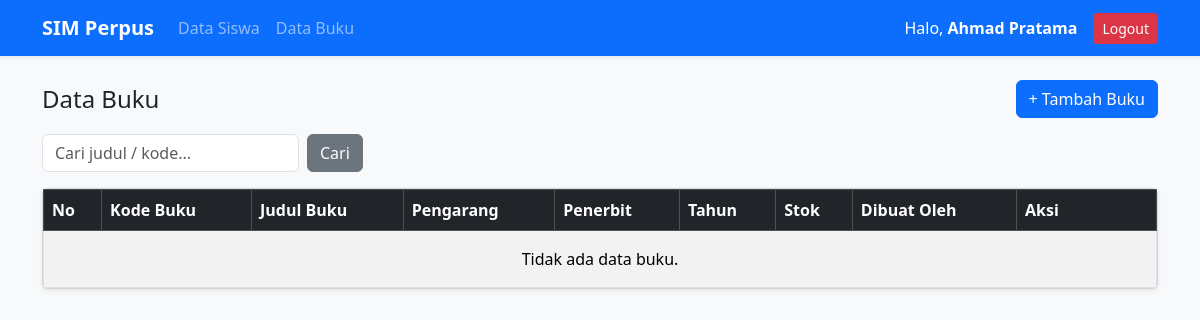
The app's page /buku.php (signed in), older data.
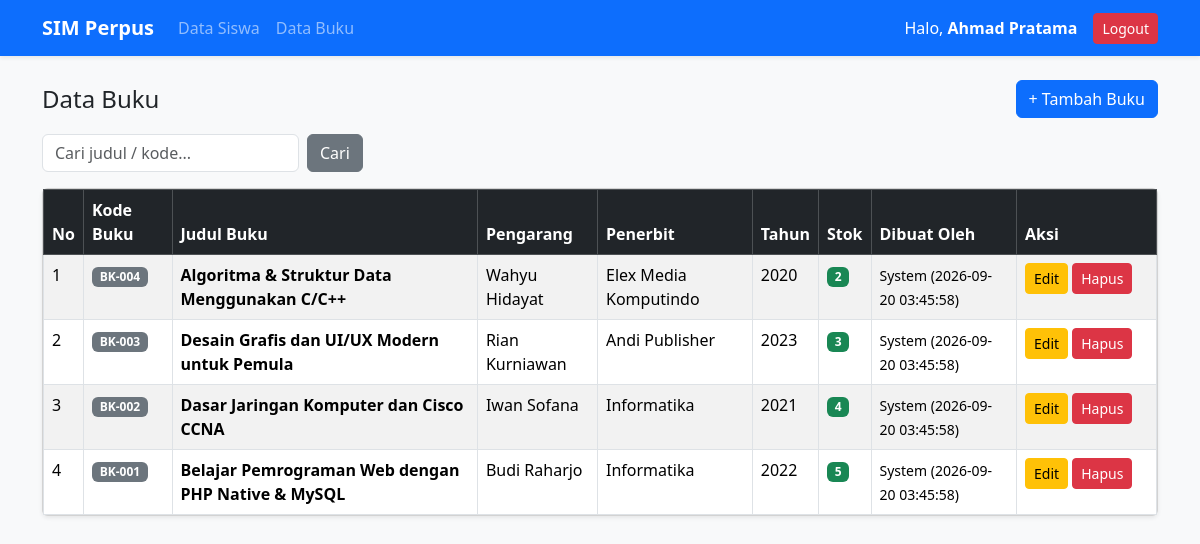
The same page, newer data.
### tables this page shows
CREATE TABLE IF NOT EXISTS `buku` (
  `id` INT AUTO_INCREMENT PRIMARY KEY,
  `kode_buku` VARCHAR(20) NOT NULL UNIQUE,
  `judul` VARCHAR(255) NOT NULL,
  `pengarang` VARCHAR(100) NOT NULL,
  `penerbit` VARCHAR(100) NOT NULL,
  `tahun_terbit` INT(4) NOT NULL,
  `kategori` VARCHAR(50) NOT NULL,
  `stok` INT NOT NULL DEFAULT 0,
  `is_delete` TINYINT(1) NOT NULL DEFAULT 0,
  `created_at` TIMESTAMP DEFAULT CURRENT_TIMESTAMP,
  `created_by` VARCHAR(100) NULL,
  `updated_at` TIMESTAMP NULL DEFAULT NULL ON UPDATE CURRENT_TIMESTAMP,
  `updated_by` VARCHAR(100) NULL
);

### buku.php (the view, shortened to what this page needs)
<?php
include 'koneksi.php';
include 'navbar.php';
$cari = isset($_GET['cari']) ? mysqli_real_escape_string($conn, $_GET['cari']) : '';
if ($cari != '') {
    $query = "SELECT * FROM buku WHERE is_delete = 0 AND (judul LIKE '%$cari%' OR kode_buku LIKE '%$cari%' OR pengarang LIKE '%$cari%') ORDER BY id DESC";
} else {
    $query = "SELECT * FROM buku WHERE is_delete = 0 ORDER BY id DESC";
}
$result = mysqli_query($conn, $query);
?>
<div class="d-flex justify-content-between align-items-center mb-3">
    <h4 class="mb-0">Data Buku</h4>
    <a href="buku_tambah.php" class="btn btn-primary">+ Tambah Buku</a>
</div>
<form method="GET" class="row g-2 mb-3">
    <div class="col-auto">
        <input type="text" name="cari" class="form-control" placeholder="Cari judul / kode..." value="<?= htmlspecialchars($cari); ?>">
    </div>
    <div class="col-auto">
        <button type="submit" class="btn btn-secondary">Cari</button>
    </div>
</form>
<div class="card shadow-sm">
    <div class="table-responsive">
        <table class="table table-bordered table-striped mb-0">
            <thead class="table-dark">
                <tr>
                    <th>No</th>
                    <th>Kode Buku</th>
                    <th>Judul Buku</th>
                    <th>Pengarang</th>
                    <th>Penerbit</th>
                    <th>Tahun</th>
                    <th>Stok</th>
                    <th>Dibuat Oleh</th>
                    <th width="140">Aksi</th>
                </tr>
            </thead>
            <tbody>
                <?php if (mysqli_num_rows($result) > 0): ?>
                    <?php $no = 1; while ($row = mysqli_fetch_assoc($result)): ?>
                        <tr>
                            <td><?= $no++; ?></td>
                            <td><span class="badge bg-secondary"><?= $row['kode_buku']; ?></span></td>
                            <td><b><?= $row['judul']; ?></b></td>
                            <td><?= $row['pengarang']; ?></td>
                            <td><?= $row['penerbit']; ?></td>
                            <td><?= $row['tahun_terbit']; ?></td>
                            <td><span class="badge bg-success"><?= $row['stok']; ?></span></td>
                            <td><small><?= $row['created_by']; ?> (<?= $row['created_at']; ?>)</small></td>
                            <td>
                                <a href="buku_edit.php?id=<?= $row['id']; ?>" class="btn btn-warning btn-sm">Edit</a>
                                <a href="buku_hapus.php?id=<?= $row['id']; ?>" class="btn btn-danger btn-sm" onclick="return confirm('Yakin hapus buku ini?')">Hapus</a>
                            </td>
                        </tr>
                    <?php endwhile; ?>
                <?php else: ?>
                    <tr>
                        <td colspan="9" class="text-center py-3">Tidak ada data buku.</td>
                    </tr>
                <?php endif; ?>
            </tbody>
        </table>
    </div>
</div>
</div>
</body>
</html>

### navbar.php (shortened to what this page needs)
<!DOCTYPE html>
<html lang="id">
<head>
    <link href="https://cdn.jsdelivr.net/npm/bootstrap@5.3.3/dist/css/bootstrap.min.css" rel="stylesheet">
</head>
<body class="bg-light">
<nav class="navbar navbar-expand-lg navbar-dark bg-primary mb-4 shadow-sm">
    <div class="container">
        <a class="navbar-brand fw-bold" href="index.php">SIM Perpus</a>
        <div class="navbar-nav me-auto">
            <a class="nav-link" href="index.php">Data Siswa</a>
            <a class="nav-link" href="buku.php">Data Buku</a>
        </div>
        <div class="d-flex align-items-center text-white gap-3">
            <span>Halo, <b><?= htmlspecialchars($_SESSION['user']['nama']); ?></b></span>
            <a href="logout.php" class="btn btn-danger btn-sm" onclick="return confirm('Yakin ingin logout?')">Logout</a>
        </div>
    </div>
</nav>
<div class="container pb-5">

Row changes from the older to the newer data that the page shows:
added buku: kode_buku "BK-004", judul "Algoritma & Struktur Data Menggunakan C/C++", pengarang "Wahyu Hidayat", penerbit "Elex Media Komputindo", tahun_terbit "2020", stok "2", created_by "System", created_at "2026-09-20 03:45:58"
added buku: kode_buku "BK-003", judul "Desain Grafis dan UI/UX Modern untuk Pemula", pengarang "Rian Kurniawan", penerbit "Andi Publisher", tahun_terbit "2023", stok "3", created_by "System", created_at "2026-09-20 03:45:58"
added buku: kode_buku "BK-002", judul "Dasar Jaringan Komputer dan Cisco CCNA", pengarang "Iwan Sofana", penerbit "Informatika", tahun_terbit "2021", stok "4", created_by "System", created_at "2026-09-20 03:45:58"
added buku: kode_buku "BK-001", judul "Belajar Pemrograman Web dengan PHP Native & MySQL", pengarang "Budi Raharjo", penerbit "Informatika", tahun_terbit "2022", stok "5", created_by "System", created_at "2026-09-20 03:45:58"
Text that changed along with them:
text no longer shown: "Tidak ada data buku."
